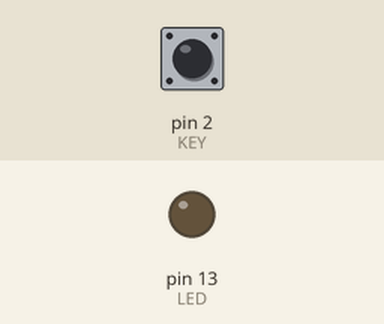
This sketch was run on a simulated Arduino Uno, built with avr-gcc and run on an emulated ATmega328P. On the bench: output pins drawn as LEDs (lit = HIGH). Inputs (shaded band) come from the test bench; at power-on: pin 2 (KEY) HIGH.

Above: at 1.2 s.
1.3 s: pin 2 (KEY) pulled LOW for 0.15 s
At 2.5 s:
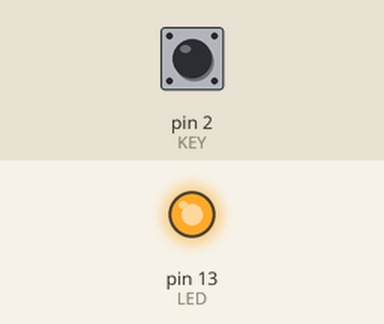
2.9 s: pin 2 (KEY) pulled LOW for 1 s
At 5.0 s:
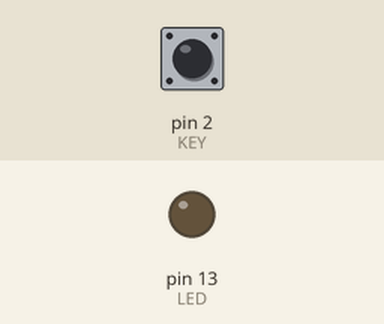
5.4 s: pin 2 (KEY) pulled LOW for 3.2 s
At 9.8 s:
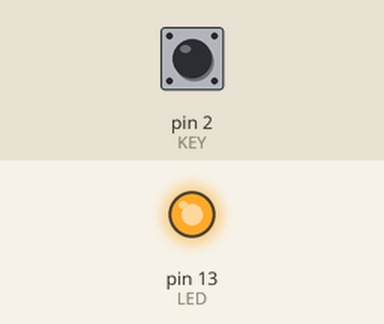
Timing chart, 0 to 11.3 s (numbered marks = the images above; inputs shaded):
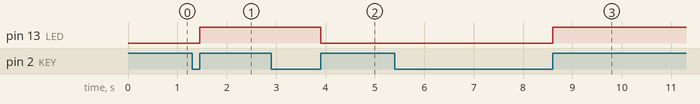

The sketch:

switch.ino
```cpp
#define LED 13
#define KEY 2

int KEY_NUM = 0;

void setup(){
  pinMode(LED, OUTPUT);
  pinMode(KEY, INPUT_PULLUP);
}

void loop(){
  ScanKey();
  if(KEY_NUM == 1){
    digitalWrite(LED,!digitalRead(LED));
  }
}

void ScanKey(){
  KEY_NUM = 0;
  if(digitalRead(KEY) == LOW){
    delay(20);
    if(digitalRead(KEY) == LOW){
      KEY_NUM = 1;
      while(digitalRead(KEY) == LOW);
    }
  }

}
```

Measured:
- after the input at 1.3 s, pin 13 (LED): LOW → HIGH after 0.15 s
- after the input at 2.9 s, pin 13 (LED): HIGH → LOW after 1.0 s
- after the input at 5.4 s, pin 13 (LED): LOW → HIGH after 3.2 s
